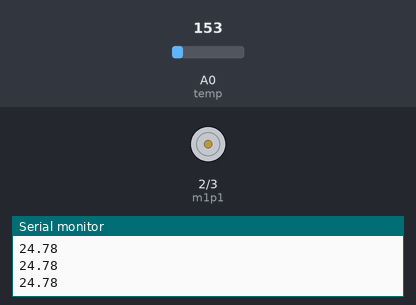
Recording of a sketch running on a simulated Arduino Uno, built with avr-gcc and run on an emulated ATmega328P. On the bench: motor-driver pin pairs drawn as motors (green arrow = first pin HIGH = forward, orange = second pin HIGH = backward, longer = more drive), the last lines printed to the serial monitor. Inputs (shaded band) come from the test bench; at power-on: A0 (temp) = 153.

Above: at 1.2 s.
1.3 s: A0 (temp) set to 191
At 1.7 s:
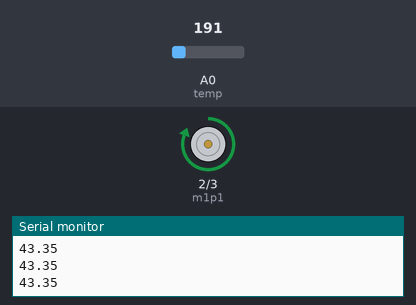
2.8 s: A0 (temp) set to 175
At 4.0 s:
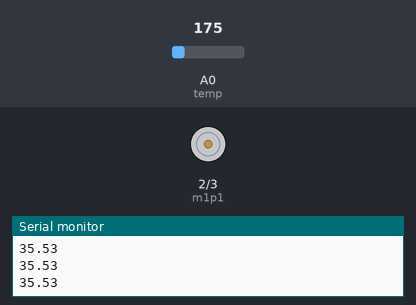
4.3 s: A0 (temp) set to 221
At 5.2 s:
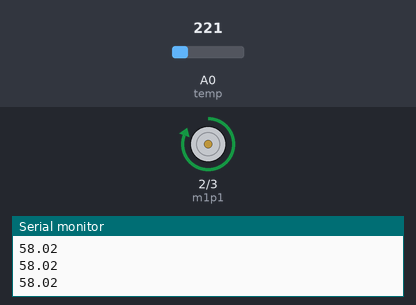
Timing chart, 0 to 7.3 s (numbered marks = the images above; inputs shaded):
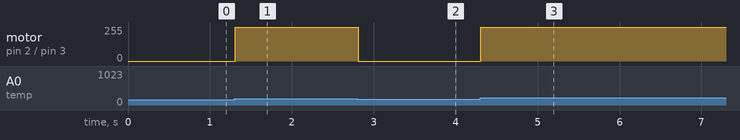

The sketch:

4.1.ino
```cpp
int m1p1 = 2, m1p2 = 3, temp = A0;
void setup()
{
  pinMode(m1p1, OUTPUT);
  pinMode(m1p2, OUTPUT);
  pinMode(temp, INPUT);
  Serial.begin(9600);
}
void loop()
{
  int value = analogRead(temp);
  float mv = value/1023.0;
  mv = mv * 5;
  mv = mv - 0.5;
  mv = mv * 1000;
  float cl = mv/10;
  Serial.println(cl);

  if (cl >= 37)
  {
    digitalWrite(m1p1, HIGH);
    digitalWrite(m1p2, LOW);
  }
  else
  {
    digitalWrite(m1p1, LOW);
    digitalWrite(m1p2, LOW);
  }
}
```

Measured:
- the behaviour switches between 178 and 179 on A0 (temp) (found by bisection; images 0 and 1)
- after the input at 1.3 s, motor on pin 2 (m1p1) / pin 3 (m1p2): stopped → forward 255/255 at once
- after the input at 2.8 s, motor on pin 2 (m1p1) / pin 3 (m1p2): forward 255/255 → stopped at once
- after the input at 4.3 s, motor on pin 2 (m1p1) / pin 3 (m1p2): stopped → forward 255/255 at once
